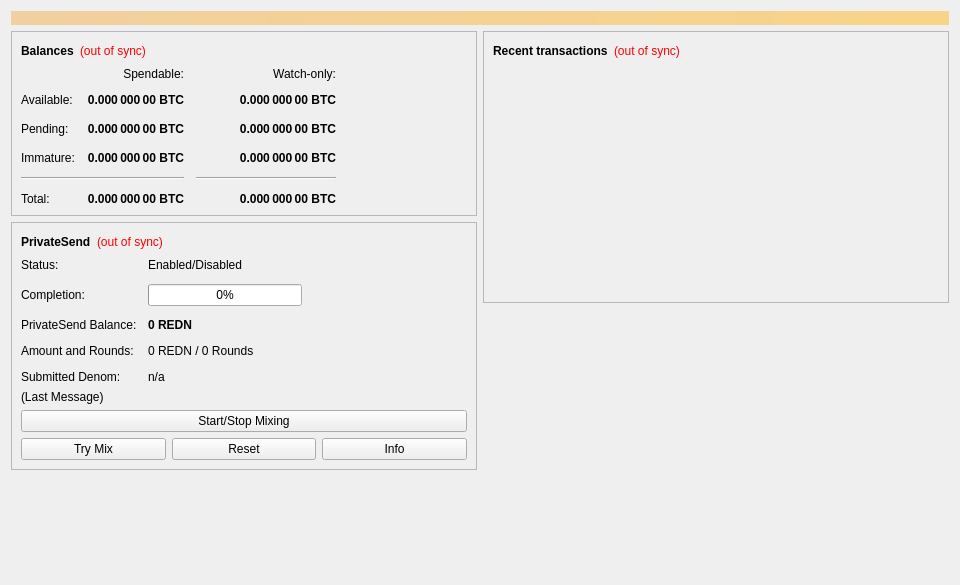
<?xml version="1.0" encoding="UTF-8"?>
<ui version="4.0">
 <class>OverviewPage</class>
 <widget class="QWidget" name="OverviewPage">
  <property name="geometry">
   <rect>
    <x>0</x>
    <y>0</y>
    <width>960</width>
    <height>585</height>
   </rect>
  </property>
  <property name="minimumSize">
   <size>
    <width>960</width>
    <height>0</height>
   </size>
  </property>
  <property name="windowTitle">
   <string>Form</string>
  </property>
  <layout class="QVBoxLayout" name="topLayout">
   <item>
    <widget class="QLabel" name="labelAlerts">
     <property name="visible">
      <bool>false</bool>
     </property>
     <property name="styleSheet">
      <string notr="true">background-color: qlineargradient(x1: 0, y1: 0, x2: 1, y2: 0, stop:0 #F0D0A0, stop:1 #F8D488); color:#000000;</string>
     </property>
     <property name="wordWrap">
      <bool>true</bool>
     </property>
     <property name="margin">
      <number>3</number>
     </property>
    </widget>
   </item>
   <item>
    <layout class="QHBoxLayout" name="horizontalLayout" stretch="1,1">
     <item>
      <layout class="QVBoxLayout" name="verticalLayout_2">
       <item>
        <widget class="QFrame" name="frame">
         <property name="frameShape">
          <enum>QFrame::StyledPanel</enum>
         </property>
         <property name="frameShadow">
          <enum>QFrame::Raised</enum>
         </property>
         <layout class="QVBoxLayout" name="verticalLayout_4">
          <item>
           <layout class="QHBoxLayout" name="horizontalLayout_4">
            <item>
             <widget class="QLabel" name="label_5">
              <property name="font">
               <font>
                <weight>75</weight>
                <bold>true</bold>
               </font>
              </property>
              <property name="text">
               <string>Balances</string>
              </property>
             </widget>
            </item>
            <item>
             <widget class="QLabel" name="labelWalletStatus">
              <property name="toolTip">
               <string>The displayed information may be out of date. Your wallet automatically synchronizes with the Jango network after a connection is established, but this process has not completed yet.</string>
              </property>
              <property name="styleSheet">
               <string notr="true">QLabel { color: red; }</string>
              </property>
              <property name="text">
               <string notr="true">(out of sync)</string>
              </property>
              <property name="alignment">
               <set>Qt::AlignLeading|Qt::AlignLeft|Qt::AlignVCenter</set>
              </property>
             </widget>
            </item>
            <item>
             <spacer name="horizontalSpacer_3">
              <property name="orientation">
               <enum>Qt::Horizontal</enum>
              </property>
              <property name="sizeHint" stdset="0">
               <size>
                <width>40</width>
                <height>20</height>
               </size>
              </property>
             </spacer>
            </item>
           </layout>
          </item>
          <item>
           <layout class="QGridLayout" name="gridLayout">
            <property name="spacing">
             <number>12</number>
            </property>
            <item row="2" column="2">
             <widget class="QLabel" name="labelWatchPending">
              <property name="font">
               <font>
                <weight>75</weight>
                <bold>true</bold>
               </font>
              </property>
              <property name="cursor">
               <cursorShape>IBeamCursor</cursorShape>
              </property>
              <property name="toolTip">
               <string>Unconfirmed transactions to watch-only addresses</string>
              </property>
              <property name="text">
               <string notr="true">0.000 000 00 BTC</string>
              </property>
              <property name="alignment">
               <set>Qt::AlignRight|Qt::AlignTrailing|Qt::AlignVCenter</set>
              </property>
              <property name="textInteractionFlags">
               <set>Qt::LinksAccessibleByMouse|Qt::TextSelectableByKeyboard|Qt::TextSelectableByMouse</set>
              </property>
             </widget>
            </item>
            <item row="2" column="1">
             <widget class="QLabel" name="labelUnconfirmed">
              <property name="font">
               <font>
                <weight>75</weight>
                <bold>true</bold>
               </font>
              </property>
              <property name="cursor">
               <cursorShape>IBeamCursor</cursorShape>
              </property>
              <property name="toolTip">
               <string>Total of transactions that have yet to be confirmed, and do not yet count toward the spendable balance</string>
              </property>
              <property name="text">
               <string notr="true">0.000 000 00 BTC</string>
              </property>
              <property name="alignment">
               <set>Qt::AlignRight|Qt::AlignTrailing|Qt::AlignVCenter</set>
              </property>
              <property name="textInteractionFlags">
               <set>Qt::LinksAccessibleByMouse|Qt::TextSelectableByKeyboard|Qt::TextSelectableByMouse</set>
              </property>
             </widget>
            </item>
            <item row="3" column="2">
             <widget class="QLabel" name="labelWatchImmature">
              <property name="font">
               <font>
                <weight>75</weight>
                <bold>true</bold>
               </font>
              </property>
              <property name="cursor">
               <cursorShape>IBeamCursor</cursorShape>
              </property>
              <property name="toolTip">
               <string>Mined balance in watch-only addresses that has not yet matured</string>
              </property>
              <property name="text">
               <string notr="true">0.000 000 00 BTC</string>
              </property>
              <property name="alignment">
               <set>Qt::AlignRight|Qt::AlignTrailing|Qt::AlignVCenter</set>
              </property>
              <property name="textInteractionFlags">
               <set>Qt::LinksAccessibleByMouse|Qt::TextSelectableByKeyboard|Qt::TextSelectableByMouse</set>
              </property>
             </widget>
            </item>
            <item row="4" column="0" colspan="2">
             <widget class="Line" name="lineSpendableBalance">
              <property name="orientation">
               <enum>Qt::Horizontal</enum>
              </property>
             </widget>
            </item>
            <item row="4" column="2">
             <widget class="Line" name="lineWatchBalance">
              <property name="sizePolicy">
               <sizepolicy hsizetype="Preferred" vsizetype="Fixed">
                <horstretch>0</horstretch>
                <verstretch>0</verstretch>
               </sizepolicy>
              </property>
              <property name="minimumSize">
               <size>
                <width>140</width>
                <height>0</height>
               </size>
              </property>
              <property name="orientation">
               <enum>Qt::Horizontal</enum>
              </property>
             </widget>
            </item>
            <item row="5" column="0">
             <widget class="QLabel" name="labelTotalText">
              <property name="text">
               <string>Total:</string>
              </property>
             </widget>
            </item>
            <item row="3" column="1">
             <widget class="QLabel" name="labelImmature">
              <property name="font">
               <font>
                <weight>75</weight>
                <bold>true</bold>
               </font>
              </property>
              <property name="cursor">
               <cursorShape>IBeamCursor</cursorShape>
              </property>
              <property name="toolTip">
               <string>Mined balance that has not yet matured</string>
              </property>
              <property name="text">
               <string notr="true">0.000 000 00 BTC</string>
              </property>
              <property name="alignment">
               <set>Qt::AlignRight|Qt::AlignTrailing|Qt::AlignVCenter</set>
              </property>
              <property name="textInteractionFlags">
               <set>Qt::LinksAccessibleByMouse|Qt::TextSelectableByKeyboard|Qt::TextSelectableByMouse</set>
              </property>
             </widget>
            </item>
            <item row="2" column="3">
             <spacer name="horizontalSpacer_2">
              <property name="orientation">
               <enum>Qt::Horizontal</enum>
              </property>
              <property name="sizeHint" stdset="0">
               <size>
                <width>40</width>
                <height>20</height>
               </size>
              </property>
             </spacer>
            </item>
            <item row="3" column="0">
             <widget class="QLabel" name="labelImmatureText">
              <property name="text">
               <string>Immature:</string>
              </property>
             </widget>
            </item>
            <item row="5" column="1">
             <widget class="QLabel" name="labelTotal">
              <property name="font">
               <font>
                <weight>75</weight>
                <bold>true</bold>
               </font>
              </property>
              <property name="cursor">
               <cursorShape>IBeamCursor</cursorShape>
              </property>
              <property name="toolTip">
               <string>Your current total balance</string>
              </property>
              <property name="text">
               <string notr="true">0.000 000 00 BTC</string>
              </property>
              <property name="alignment">
               <set>Qt::AlignRight|Qt::AlignTrailing|Qt::AlignVCenter</set>
              </property>
              <property name="textInteractionFlags">
               <set>Qt::LinksAccessibleByMouse|Qt::TextSelectableByKeyboard|Qt::TextSelectableByMouse</set>
              </property>
             </widget>
            </item>
            <item row="5" column="2">
             <widget class="QLabel" name="labelWatchTotal">
              <property name="font">
               <font>
                <weight>75</weight>
                <bold>true</bold>
               </font>
              </property>
              <property name="cursor">
               <cursorShape>IBeamCursor</cursorShape>
              </property>
              <property name="toolTip">
               <string>Current total balance in watch-only addresses</string>
              </property>
              <property name="text">
               <string notr="true">0.000 000 00 BTC</string>
              </property>
              <property name="alignment">
               <set>Qt::AlignRight|Qt::AlignTrailing|Qt::AlignVCenter</set>
              </property>
              <property name="textInteractionFlags">
               <set>Qt::LinksAccessibleByMouse|Qt::TextSelectableByKeyboard|Qt::TextSelectableByMouse</set>
              </property>
             </widget>
            </item>
            <item row="0" column="2">
             <widget class="QLabel" name="labelWatchonly">
              <property name="text">
               <string>Watch-only:</string>
              </property>
              <property name="alignment">
               <set>Qt::AlignRight|Qt::AlignTrailing|Qt::AlignVCenter</set>
              </property>
             </widget>
            </item>
            <item row="1" column="0">
             <widget class="QLabel" name="labelBalanceText">
              <property name="text">
               <string>Available:</string>
              </property>
             </widget>
            </item>
            <item row="1" column="1">
             <widget class="QLabel" name="labelBalance">
              <property name="font">
               <font>
                <weight>75</weight>
                <bold>true</bold>
               </font>
              </property>
              <property name="cursor">
               <cursorShape>IBeamCursor</cursorShape>
              </property>
              <property name="toolTip">
               <string>Your current spendable balance</string>
              </property>
              <property name="text">
               <string notr="true">0.000 000 00 BTC</string>
              </property>
              <property name="alignment">
               <set>Qt::AlignRight|Qt::AlignTrailing|Qt::AlignVCenter</set>
              </property>
              <property name="textInteractionFlags">
               <set>Qt::LinksAccessibleByMouse|Qt::TextSelectableByKeyboard|Qt::TextSelectableByMouse</set>
              </property>
             </widget>
            </item>
            <item row="1" column="2">
             <widget class="QLabel" name="labelWatchAvailable">
              <property name="font">
               <font>
                <weight>75</weight>
                <bold>true</bold>
               </font>
              </property>
              <property name="cursor">
               <cursorShape>IBeamCursor</cursorShape>
              </property>
              <property name="toolTip">
               <string>Your current balance in watch-only addresses</string>
              </property>
              <property name="text">
               <string notr="true">0.000 000 00 BTC</string>
              </property>
              <property name="alignment">
               <set>Qt::AlignRight|Qt::AlignTrailing|Qt::AlignVCenter</set>
              </property>
              <property name="textInteractionFlags">
               <set>Qt::LinksAccessibleByMouse|Qt::TextSelectableByKeyboard|Qt::TextSelectableByMouse</set>
              </property>
             </widget>
            </item>
            <item row="2" column="0">
             <widget class="QLabel" name="labelPendingText">
              <property name="text">
               <string>Pending:</string>
              </property>
             </widget>
            </item>
            <item row="0" column="1">
             <widget class="QLabel" name="labelSpendable">
              <property name="text">
               <string>Spendable:</string>
              </property>
              <property name="alignment">
               <set>Qt::AlignRight|Qt::AlignTrailing|Qt::AlignVCenter</set>
              </property>
             </widget>
            </item>
           </layout>
          </item>
         </layout>
        </widget>
       </item>
       <item>
        <widget class="QFrame" name="framePrivateSend">
         <property name="layoutDirection">
          <enum>Qt::LeftToRight</enum>
         </property>
         <property name="frameShape">
          <enum>QFrame::StyledPanel</enum>
         </property>
         <property name="frameShadow">
          <enum>QFrame::Raised</enum>
         </property>
         <layout class="QVBoxLayout" name="VerticalLayout_PS1">
          <item>
           <layout class="QHBoxLayout" name="horizontalLayout_5">
            <item>
             <widget class="QLabel" name="labelPrivateSendHeader">
              <property name="font">
               <font>
                <weight>75</weight>
                <bold>true</bold>
               </font>
              </property>
              <property name="text">
               <string>PrivateSend</string>
              </property>
             </widget>
            </item>
            <item>
             <widget class="QLabel" name="labelPrivateSendSyncStatus">
              <property name="toolTip">
               <string>The displayed information may be out of date. Your wallet automatically synchronizes with the Jango network after a connection is established, but this process has not completed yet.</string>
              </property>
              <property name="styleSheet">
               <string notr="true">QLabel { color: red; }</string>
              </property>
              <property name="text">
               <string notr="true">(out of sync)</string>
              </property>
              <property name="alignment">
               <set>Qt::AlignLeading|Qt::AlignLeft|Qt::AlignVCenter</set>
              </property>
             </widget>
            </item>
            <item>
             <spacer name="horizontalSpacer_4">
              <property name="orientation">
               <enum>Qt::Horizontal</enum>
              </property>
              <property name="sizeHint" stdset="0">
               <size>
                <width>40</width>
                <height>20</height>
               </size>
              </property>
             </spacer>
            </item>
           </layout>
          </item>
          <item>
           <layout class="QFormLayout" name="privateSendFormLayout">
            <property name="fieldGrowthPolicy">
             <enum>QFormLayout::AllNonFixedFieldsGrow</enum>
            </property>
            <property name="horizontalSpacing">
             <number>11</number>
            </property>
            <property name="verticalSpacing">
             <number>12</number>
            </property>
            <item row="0" column="0">
             <widget class="QLabel" name="labelPrivateSendEnabledText">
              <property name="text">
               <string>Status:</string>
              </property>
             </widget>
            </item>
            <item row="0" column="1">
             <widget class="QLabel" name="labelPrivateSendEnabled">
              <property name="text">
               <string>Enabled/Disabled</string>
              </property>
             </widget>
            </item>
            <item row="1" column="0">
             <widget class="QLabel" name="labelCompletitionText">
              <property name="text">
               <string>Completion:</string>
              </property>
             </widget>
            </item>
            <item row="1" column="1">
             <widget class="QProgressBar" name="privateSendProgress">
              <property name="maximumSize">
               <size>
                <width>154</width>
                <height>16777215</height>
               </size>
              </property>
              <property name="value">
               <number>0</number>
              </property>
             </widget>
            </item>
            <item row="2" column="0">
             <widget class="QLabel" name="labelAnonymizedText">
              <property name="text">
               <string>PrivateSend Balance:</string>
              </property>
             </widget>
            </item>
            <item row="2" column="1">
             <widget class="QLabel" name="labelAnonymized">
              <property name="font">
               <font>
                <weight>75</weight>
                <bold>true</bold>
               </font>
              </property>
              <property name="text">
               <string notr="true">0 REDN</string>
              </property>
             </widget>
            </item>
            <item row="3" column="0">
             <widget class="QLabel" name="labelAmountAndRoundsText">
              <property name="text">
               <string>Amount and Rounds:</string>
              </property>
             </widget>
            </item>
            <item row="3" column="1">
             <widget class="QLabel" name="labelAmountRounds">
              <property name="text">
               <string>0 REDN / 0 Rounds</string>
              </property>
             </widget>
            </item>
            <item row="4" column="0">
             <widget class="QLabel" name="labelSubmittedDenomText">
              <property name="text">
               <string>Submitted Denom:</string>
              </property>
             </widget>
            </item>
            <item row="4" column="1">
             <widget class="QLabel" name="labelSubmittedDenom">
              <property name="toolTip">
               <string>The denominations you submitted to the Masternode.&lt;br&gt;To mix, other users must submit the exact same denominations.</string>
              </property>
              <property name="text">
               <string>n/a</string>
              </property>
             </widget>
            </item>
           </layout>
          </item>
          <item>
           <layout class="QVBoxLayout" name="VerticalLayout_PS">
            <item>
             <widget class="QLabel" name="labelPrivateSendLastMessage">
              <property name="text">
               <string>(Last Message)</string>
              </property>
              <property name="alignment">
               <set>Qt::AlignLeading|Qt::AlignLeft|Qt::AlignTop</set>
              </property>
              <property name="wordWrap">
               <bool>true</bool>
              </property>
             </widget>
            </item>
            <item>
             <widget class="QPushButton" name="togglePrivateSend">
              <property name="sizePolicy">
               <sizepolicy hsizetype="MinimumExpanding" vsizetype="Fixed">
                <horstretch>0</horstretch>
                <verstretch>0</verstretch>
               </sizepolicy>
              </property>
              <property name="text">
               <string>Start/Stop Mixing</string>
              </property>
             </widget>
            </item>
            <item>
             <layout class="QHBoxLayout" name="horizontalLayout_debugbuttons">
              <item>
               <widget class="QPushButton" name="privateSendAuto">
                <property name="sizePolicy">
                 <sizepolicy hsizetype="MinimumExpanding" vsizetype="Fixed">
                  <horstretch>0</horstretch>
                  <verstretch>0</verstretch>
                 </sizepolicy>
                </property>
                <property name="toolTip">
                 <string>Try to manually submit a PrivateSend request.</string>
                </property>
                <property name="text">
                 <string>Try Mix</string>
                </property>
               </widget>
              </item>
              <item>
               <widget class="QPushButton" name="privateSendReset">
                <property name="sizePolicy">
                 <sizepolicy hsizetype="MinimumExpanding" vsizetype="Fixed">
                  <horstretch>0</horstretch>
                  <verstretch>0</verstretch>
                 </sizepolicy>
                </property>
                <property name="toolTip">
                 <string>Reset the current status of PrivateSend (can interrupt PrivateSend if it's in the process of Mixing, which can cost you money!)</string>
                </property>
                <property name="autoFillBackground">
                 <bool>false</bool>
                </property>
                <property name="text">
                 <string>Reset</string>
                </property>
               </widget>
              </item>
              <item>
               <widget class="QPushButton" name="privateSendInfo">
                <property name="sizePolicy">
                 <sizepolicy hsizetype="MinimumExpanding" vsizetype="Fixed">
                  <horstretch>0</horstretch>
                  <verstretch>0</verstretch>
                 </sizepolicy>
                </property>
                <property name="toolTip">
                 <string>Information about PrivateSend and Mixing</string>
                </property>
                <property name="text">
                 <string>Info</string>
                </property>
               </widget>
              </item>
             </layout>
            </item>
           </layout>
          </item>
         </layout>
        </widget>
       </item>
       <item>
        <spacer name="verticalSpacer">
         <property name="orientation">
          <enum>Qt::Vertical</enum>
         </property>
         <property name="sizeHint" stdset="0">
          <size>
           <width>20</width>
           <height>40</height>
          </size>
         </property>
        </spacer>
       </item>
      </layout>
     </item>
     <item>
      <layout class="QVBoxLayout" name="verticalLayout_3">
       <item>
        <widget class="QFrame" name="frame_2">
         <property name="frameShape">
          <enum>QFrame::StyledPanel</enum>
         </property>
         <property name="frameShadow">
          <enum>QFrame::Raised</enum>
         </property>
         <layout class="QVBoxLayout" name="verticalLayout">
          <item>
           <layout class="QHBoxLayout" name="horizontalLayout_2">
            <item>
             <widget class="QLabel" name="label_4">
              <property name="font">
               <font>
                <weight>75</weight>
                <bold>true</bold>
               </font>
              </property>
              <property name="text">
               <string>Recent transactions</string>
              </property>
             </widget>
            </item>
            <item>
             <widget class="QLabel" name="labelTransactionsStatus">
              <property name="toolTip">
               <string>The displayed information may be out of date. Your wallet automatically synchronizes with the Jango network after a connection is established, but this process has not completed yet.</string>
              </property>
              <property name="styleSheet">
               <string notr="true">QLabel { color: red; }</string>
              </property>
              <property name="text">
               <string notr="true">(out of sync)</string>
              </property>
              <property name="alignment">
               <set>Qt::AlignLeading|Qt::AlignLeft|Qt::AlignVCenter</set>
              </property>
             </widget>
            </item>
            <item>
             <spacer name="horizontalSpacer">
              <property name="orientation">
               <enum>Qt::Horizontal</enum>
              </property>
              <property name="sizeHint" stdset="0">
               <size>
                <width>40</width>
                <height>20</height>
               </size>
              </property>
             </spacer>
            </item>
           </layout>
          </item>
          <item>
           <widget class="QListView" name="listTransactions">
            <property name="styleSheet">
             <string notr="true">QListView { background: transparent; }</string>
            </property>
            <property name="frameShape">
             <enum>QFrame::NoFrame</enum>
            </property>
            <property name="verticalScrollBarPolicy">
             <enum>Qt::ScrollBarAlwaysOff</enum>
            </property>
            <property name="horizontalScrollBarPolicy">
             <enum>Qt::ScrollBarAlwaysOff</enum>
            </property>
            <property name="selectionMode">
             <enum>QAbstractItemView::NoSelection</enum>
            </property>
           </widget>
          </item>
         </layout>
        </widget>
       </item>
       <item>
        <spacer name="verticalSpacer_2">
         <property name="orientation">
          <enum>Qt::Vertical</enum>
         </property>
         <property name="sizeHint" stdset="0">
          <size>
           <width>20</width>
           <height>40</height>
          </size>
         </property>
        </spacer>
       </item>
      </layout>
     </item>
    </layout>
   </item>
  </layout>
 </widget>
 <resources/>
 <connections/>
</ui>
